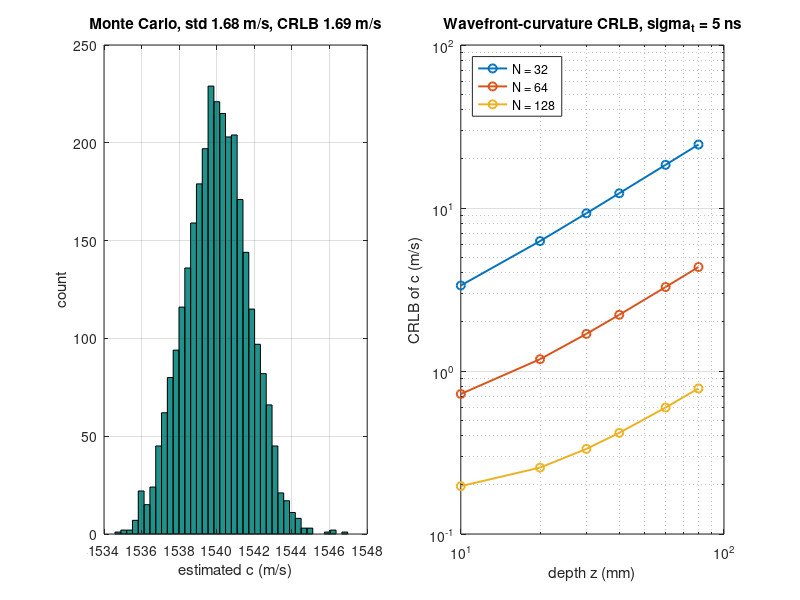

Reproduce this figure in MATLAB.
%% m32_sos_error_budget.m
% Error budget of a global sound-speed estimate from wavefront curvature:
% how per-element delay jitter becomes m/s (Fisher information / CRLB).
% Purpose : A point (or a coherent speckle patch) at depth z returns echoes
%           whose receive arrival times across the aperture follow
%              t_i = t_a + ( sqrt(z^2 + x_i^2) - z ) / c,   z = c t_a,
%           with t_a the apex (on-axis) one-way time, measured from the echo.
%           Unknowns: c and an arrival offset t0 (common delay). The
%           parabolic (small-aperture) limit gives a closed form
%              sigma_c = c^2 z sigma_t sqrt(45/(4N)) / X^2
%                      = 4 c^2 F^2 sigma_t sqrt(45/(4N)) / z,   F = z/(2X),
%           for N elements uniformly spread over [-X, X] and independent
%           per-element jitter sigma_t. (A) checks it against the exact
%           Fisher matrix of the hyperbolic model and a Monte Carlo
%           least-squares fit; (B) tabulates sigma_c against depth and
%           aperture; (C) shows the bias from ignoring a 1 ns/element
%           systematic delay error (e.g. lens or element delay calibration).
% Change  : sigma_t, N, pitch, z_list, the systematic error pattern.
% Expect  : closed form, exact CRLB and Monte Carlo agree within ~5 % (1.62,
%           1.69, 1.68 m/s for 64 elements, 5 ns jitter, z = 30 mm);
%           sigma_c grows linearly with z at a fixed aperture and falls as
%           N^-2.5 at fixed pitch (aperture^2 times sqrt(N)); a 1 ns
%           quadratic calibration error at the aperture edge biases c by
%           about -0.8 m/s (0.05 % of c per ns of the ~970 ns curvature),
%           comparable to the CRLB and, unlike jitter, it never averages out.
% Runtime : about 2 s in Octave.
clear; close all; rng(3);

c = 1540; pitch = 0.3e-3;                    % true speed (m/s), pitch (m)
sigma_t = 5e-9;                              % per-element arrival-time jitter (s)
model = @(cc, t0, x, ta) t0 + ta + (sqrt((cc*ta)^2 + x.^2) - cc*ta)/cc;   % one-way receive times (s)

% (A) one configuration: 64 elements, z = 30 mm
N = 64; x = ((0:N-1) - (N-1)/2)*pitch; X = max(abs(x)); z = 30e-3; ta = z/c;
h = 1e-3;                                     % finite-difference step for the Jacobian (m/s and s)
J = [(model(c + h, 0, x, ta) - model(c - h, 0, x, ta))'/(2*h), ones(N, 1)];   % d t / d(c, t0)
F = (J'*J)/sigma_t^2; Ci = inv(F); crlb = sqrt(Ci(1, 1));
Xrms = sqrt(mean(x.^4) - mean(x.^2)^2);      % discrete spread of x^2 (continuous: X^2 sqrt(4/45))
closed = c^2*z*sigma_t/(sqrt(N)*Xrms);
closed_u = c^2*z*sigma_t*sqrt(45/(4*N))/X^2;
R = 3000; est = zeros(R, 1);
for r = 1:R
    tm = model(c, 0, x, ta) + sigma_t*randn(1, N);
    p = [c; 0];                              % Gauss-Newton on (c, t0)
    for it = 1:6
        res = tm' - model(p(1), p(2), x, ta)';
        Jg = [(model(p(1) + h, p(2), x, ta) - model(p(1) - h, p(2), x, ta))'/(2*h), ones(N, 1)];
        p = p + Jg \ res;
    end
    est(r) = p(1);
end
fprintf('(A) N = %d, aperture %.1f mm, z = %.0f mm (F = %.2f), sigma_t = %.0f ns\n', N, 2*X*1e3, z*1e3, z/(2*X), sigma_t*1e9);
fprintf('    exact CRLB %.2f m/s | parabolic closed form %.2f (uniform-aperture form %.2f) | Monte Carlo std %.2f, bias %+.2f m/s\n', ...
    crlb, closed, closed_u, std(est), mean(est) - c);

% (B) table: sigma_c versus depth and aperture (exact CRLB)
z_list = [10 20 30 40 60 80]*1e-3; N_list = [32 64 128];
fprintf('\n(B) CRLB of c (m/s), sigma_t = %.0f ns\n   z (mm) ', sigma_t*1e9); fprintf('   N = %3d (F)  ', N_list); fprintf('\n');
S = zeros(numel(z_list), numel(N_list));
for iz = 1:numel(z_list)
    fprintf('   %5.0f  ', z_list(iz)*1e3);
    for in = 1:numel(N_list)
        Nn = N_list(in); xx = ((0:Nn-1) - (Nn-1)/2)*pitch; tz = z_list(iz)/c;
        Jn = [(model(c + h, 0, xx, tz) - model(c - h, 0, xx, tz))'/(2*h), ones(Nn, 1)];
        Ci = inv(Jn'*Jn)*sigma_t^2; S(iz, in) = sqrt(Ci(1, 1));
        fprintf('   %7.2f (%4.2f)', S(iz, in), z_list(iz)/(2*max(abs(xx))));
    end
    fprintf('\n');
end

% (C) a systematic error: quadratic delay error of 1 ns at the aperture edge
e_sys = 1e-9*(x/X).^2;                       % s, e.g. lens/element delay calibration
p = [c; 0]; tm = model(c, 0, x, ta) + e_sys;
for it = 1:8
    res = tm' - model(p(1), p(2), x, ta)';
    Jg = [(model(p(1) + h, p(2), x, ta) - model(p(1) - h, p(2), x, ta))'/(2*h), ones(N, 1)];
    p = p + Jg \ res;
end
fprintf('\n(C) 1 ns quadratic calibration error at the aperture edge: bias %+.2f m/s (CRLB at 5 ns jitter: %.2f m/s)\n', p(1) - c, crlb);
fprintf('    rule: the curvature of a 1540 m/s wavefront across this aperture is X^2/(2 z c) = %.0f ns; 1 ns of it is %.2f %% of c\n', ...
    X^2/(2*z*c)*1e9, 100*1e-9/(X^2/(2*z*c))/2);

figure('Position', [60 60 980 380]);
subplot(1, 2, 1); hist(est, 40); xlabel('estimated c (m/s)'); ylabel('count');
title(sprintf('Monte Carlo, std %.2f m/s, CRLB %.2f m/s', std(est), crlb)); grid on;
subplot(1, 2, 2); loglog(z_list*1e3, S, 'o-', 'LineWidth', 1.4); grid on;
xlabel('depth z (mm)'); ylabel('CRLB of c (m/s)'); legend('N = 32', 'N = 64', 'N = 128', 'Location', 'northwest');
title(sprintf('Wavefront-curvature CRLB, sigma_t = %.0f ns', sigma_t*1e9));
